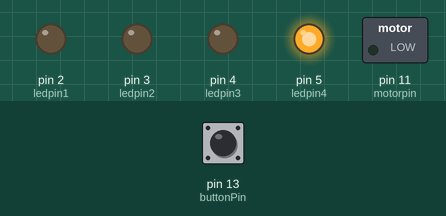
Simulated run of this sketch. Board: Arduino Uno, built with avr-gcc and run on an emulated ATmega328P. On the bench: switched loads named in the sketch (green lamp = pin HIGH), output pins drawn as LEDs (lit = HIGH). The test bench sets the inputs (shaded band); at power-on: pin 13 (buttonPin) LOW.

Above: at 1.2 s.
1.3 s: pin 13 (buttonPin) pulled HIGH for 1 s
At 2.3 s:
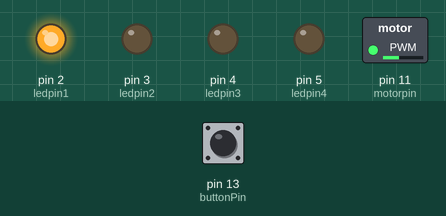
5.3 s: pin 13 (buttonPin) pulled HIGH for 0.15 s
At 8.35 s:
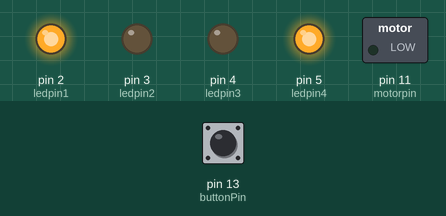
8.4 s: pin 13 (buttonPin) pulled HIGH for 3.2 s
At 9.5 s:
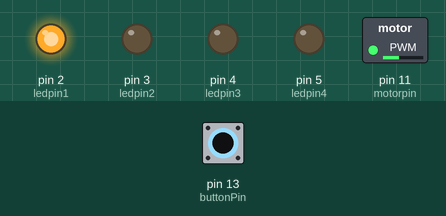
Timing chart, 0 to 15.9 s (numbered marks = the images above; inputs shaded):
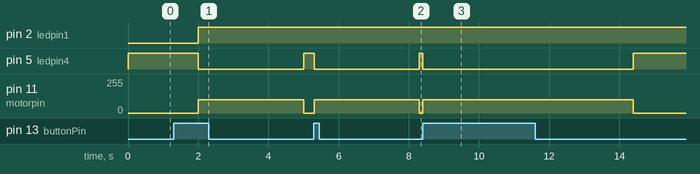

Measured:
- after the input at 1.3 s, pin 2 (ledpin1): LOW → HIGH after 0.70 s; pin 5 (ledpin4): HIGH → LOW after 0.70 s, → HIGH 3.0 s later; pin 11 (motorpin): 0/255 → 100/255 after 0.70 s, → 0/255 3.0 s later
- after the input at 5.3 s, pin 5 (ledpin4): HIGH → LOW at once, → HIGH 3.0 s later; pin 11 (motorpin): 0/255 → 100/255 at once, → 0/255 3.0 s later
- after the input at 8.4 s, pin 5 (ledpin4): HIGH → LOW at once, → HIGH 6.0 s later; pin 11 (motorpin): 0/255 → 100/255 at once, → 0/255 6.0 s later

The sketch:

sketchtry.ino
```cpp
int buttonState = 0;
int buttonPin = 13;

int ledpin1 = 2;
int ledpin2 = 3;
int ledpin3 = 4;
int ledpin4 = 5;

int motorpin = 11;

void setup() {
  // put your setup code here, to run once:
  pinMode(buttonPin, INPUT);
  for(int i = 2; i<6; i+=1) {
    pinMode(i, OUTPUT);
  }
}
void loop() {
  buttonState = digitalRead(buttonPin);
    if (buttonState == HIGH && millis() > 2000) {
      digitalWrite(ledpin1, HIGH);
      digitalWrite(ledpin2, LOW);
      digitalWrite(ledpin3, LOW);
      digitalWrite(ledpin4, LOW);
      analogWrite(motorpin, 100);
      delay(3000);
    }
    else if (buttonState == HIGH && millis() > 10000) {
      digitalWrite(ledpin2, HIGH);
      digitalWrite(ledpin1, LOW);
      digitalWrite(ledpin3, LOW);
      digitalWrite(ledpin4, LOW);
      analogWrite(motorpin, 190);
      delay(3000);
    }
    else if (buttonState == HIGH && millis() > 15000) {
      digitalWrite(ledpin3, HIGH);
      digitalWrite(ledpin2, LOW);
      digitalWrite(ledpin1, LOW);
      digitalWrite(ledpin4, LOW);
      analogWrite(motorpin, 255);
      delay(3000);
    }
    else {
      digitalWrite(ledpin4, HIGH);
      analogWrite(motorpin, 0);
    }
}
```
